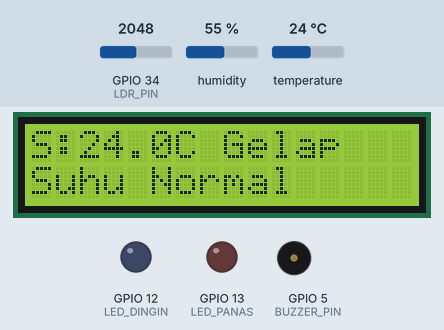
Recording of a sketch running on a simulated ESP32. Parts: 16×2 character LCD, output pins drawn as LEDs (lit = HIGH), buzzer (waves = sounding). Dashed ring = blinking. The test bench sets the inputs (shaded band); at power-on: temperature 24 °C, GPIO 34 (LDR_PIN) = 2048, humidity 55 %.

Above: at 3.2 s.
3.3 s: temperature set to 20.3 °C
At 4.6 s:
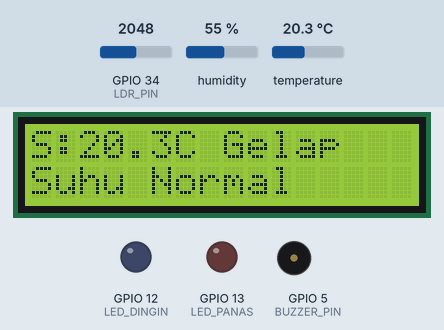
5.7 s: temperature set to 19.3 °C
At 6.7 s:
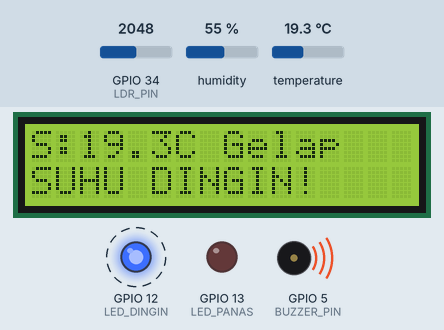
9.4 s: GPIO 34 (LDR_PIN) set to 1933
At 9.8 s:
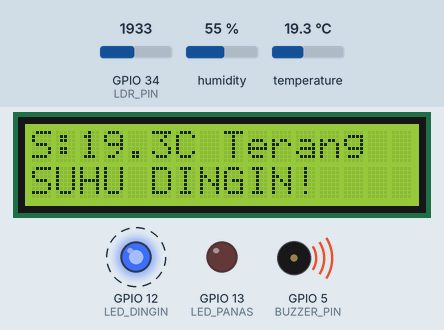
12.5 s: temperature set to 41 °C
At 13.0 s:
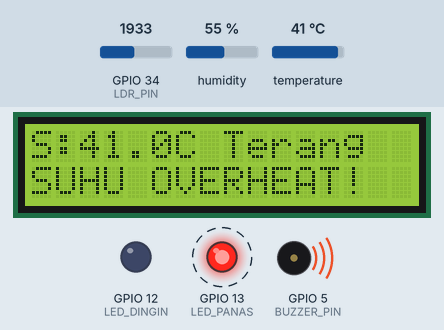
15.6 s: GPIO 34 (LDR_PIN) set to 2040
At 16.1 s:
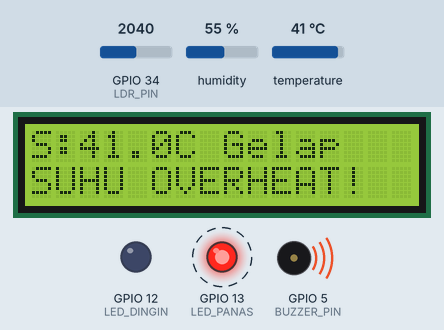
18.7 s: GPIO 34 (LDR_PIN) set to 1960
At 19.7 s:
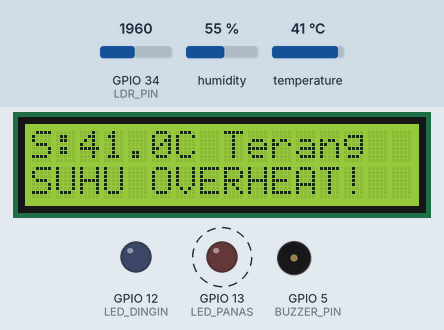
Timing chart, 0 to 23.8 s (numbered marks = the images above; inputs shaded):
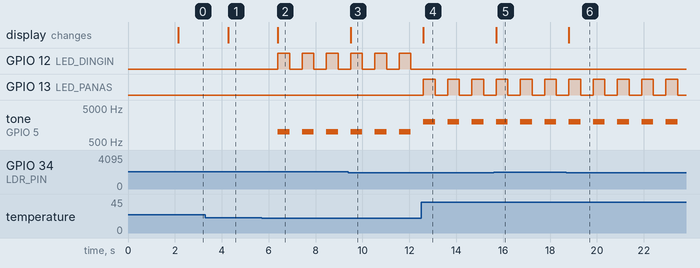

The sketch:

sketch.ino
```cpp
#include <Wire.h>
#include <LiquidCrystal_I2C.h>
#include "DHT.h"

// Definisi Pin
#define DHTPIN 15     // Pin Data DHT22
#define DHTTYPE DHT22 // Tipe sensor DHT
#define LDR_PIN 34    // Pin Analog LDR (Input ke-2)
#define BUZZER_PIN 5  // Pin Buzzer
#define LED_PANAS 13  // Pin LED Merah (Overheat)
#define LED_DINGIN 12 // Pin LED Biru (Suhu Dingin)

// Inisialisasi Objek
DHT dht(DHTPIN, DHTTYPE);
LiquidCrystal_I2C lcd(0x27, 16, 2);

void setup() {
  Serial.begin(115200);

  // Inisialisasi Sensor dan Output
  dht.begin();
  lcd.init();
  lcd.backlight();

  pinMode(BUZZER_PIN, OUTPUT);
  pinMode(LED_PANAS, OUTPUT);
  pinMode(LED_DINGIN, OUTPUT);
  pinMode(LDR_PIN, INPUT); // LDR sebagai Input

  // Pesan Awal di LCD
  lcd.setCursor(0, 0);
  lcd.print("Sistem Pemantau ");
  lcd.setCursor(0, 1);
  lcd.print("Ruangan Aktif!  ");
  delay(2000);
  lcd.clear();
}

void loop() {
  // Membaca data dari 2 sensor input
  float suhu = dht.readTemperature();
  int nilaiCahaya = analogRead(LDR_PIN);

  // Menentukan status cahaya (Di Wokwi, nilai analog tinggi = gelap)
  String statusCahaya = (nilaiCahaya > 2000) ? "Gelap " : "Terang";

  // Baris 1: Menampilkan Suhu dan Status Cahaya
  lcd.setCursor(0, 0);
  if (isnan(suhu)) {
    lcd.print("Error DHT!      ");
  } else {
    lcd.print("S:");
    lcd.print(suhu, 1); // 1 angka di belakang koma
    lcd.print("C ");
    lcd.print(statusCahaya);
    lcd.print("   "); // Spasi untuk membersihkan sisa karakter
  }

  // Baris 2: Logika Otomatisasi Suhu (Buzzer & 2 LED)
  lcd.setCursor(0, 1);

  // Kondisi 1: Suhu Panas
  if (suhu > 35.0) {
    lcd.print("SUHU OVERHEAT!  ");
    digitalWrite(LED_PANAS, HIGH);
    digitalWrite(LED_DINGIN, LOW);
    tone(BUZZER_PIN, 2000);
    delay(500);
    digitalWrite(LED_PANAS, LOW);
    noTone(BUZZER_PIN);
  }
  // Kondisi 2: Suhu Dingin
  else if (suhu < 20.0) {
    lcd.print("SUHU DINGIN!    ");
    digitalWrite(LED_DINGIN, HIGH);
    digitalWrite(LED_PANAS, LOW);
    tone(BUZZER_PIN, 1000);
    delay(500);
    digitalWrite(LED_DINGIN, LOW);
    noTone(BUZZER_PIN);
  }
  // Kondisi 3: Suhu Normal
  else {
    lcd.print("Suhu Normal     ");
    digitalWrite(LED_PANAS, LOW);
    digitalWrite(LED_DINGIN, LOW);
    noTone(BUZZER_PIN);
  }

  delay(500);
}
```

Measured:
- the behaviour switches between 20 and 19.9 °C on temperature (found by bisection; images 1 and 2)
- the behaviour switches between 2001 and 2000 on GPIO 34 (LDR_PIN) (found by bisection; images 2 and 3)
- after the input at 3.3 s, the display: changes after 0.97 s (image 1)
- after the input at 5.7 s, GPIO 12 (LED_DINGIN): alternates HIGH for 0.50 s and LOW for 0.53 s, starting after 0.70 s; tone on GPIO 5 (BUZZER_PIN): alternates 1000 Hz for 0.50 s and silent for 0.53 s, starting after 0.70 s; the display: changes after 0.70 s (image 2)
- after the input at 9.4 s, the display: changes after 0.10 s (image 3)
- after the input at 12.5 s, GPIO 12 (LED_DINGIN): stops changing and stays LOW; GPIO 13 (LED_PANAS): alternates HIGH for 0.50 s and LOW for 0.53 s, starting after 0.10 s; the display: changes after 0.10 s (image 4)
- after the input at 15.6 s, the display: changes after 0.10 s (image 5)
- after the input at 18.7 s, the display: changes after 0.11 s (image 6)
